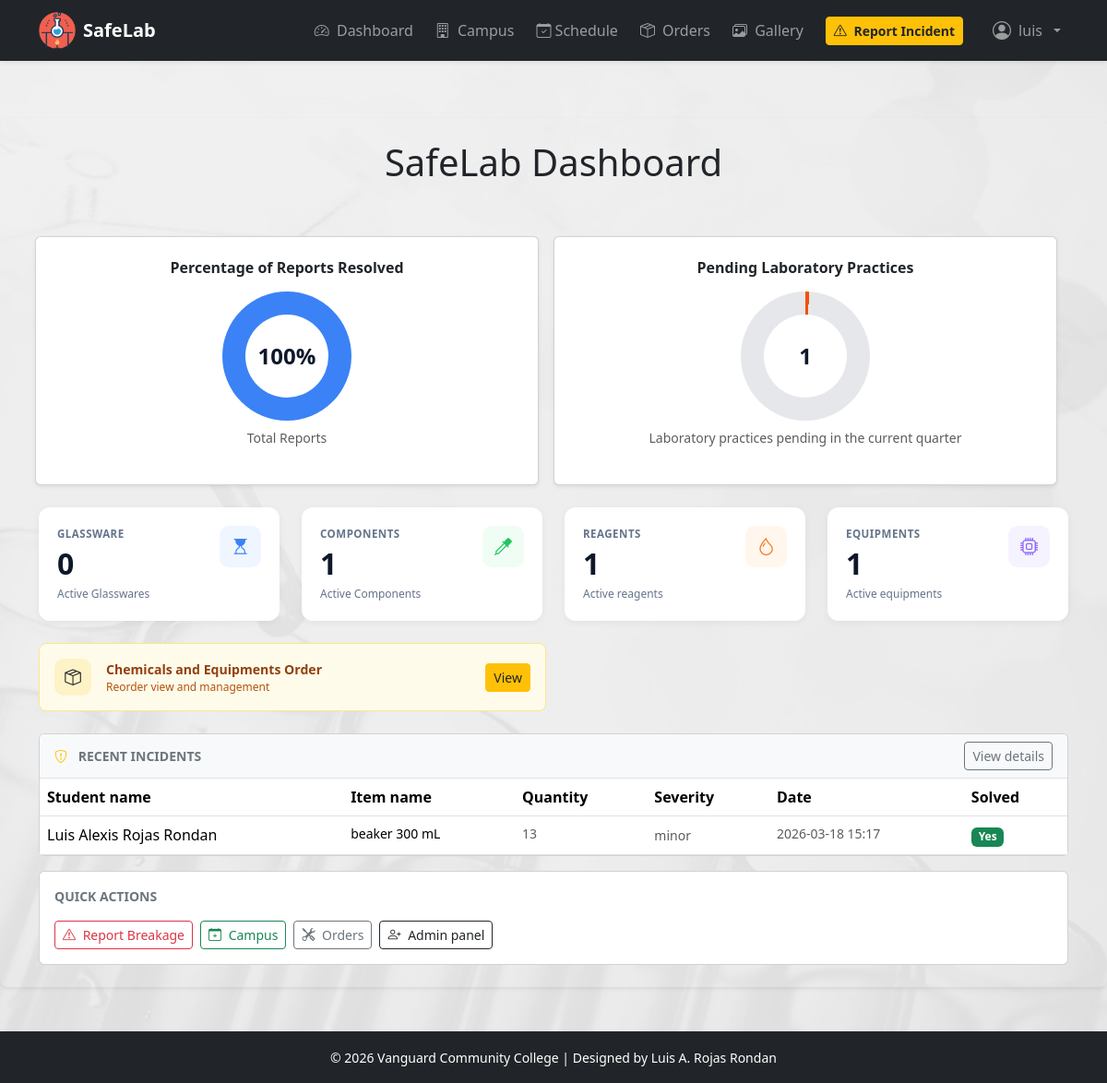
The app's page / (signed in) with its own data.
### apps/reports/models.py (models this page shows, shortened)
class Report(models.Model):
    SEVERITY_CHOICES = [
        ('minor', 'Minor - small crack or chip'),
        ('moderate', 'Moderate - Partially broken, still usable'),
        ('severe', 'Severe - Fully broken, not usable'),
    ]
    student_name = models.CharField(max_length=100)
    student_id = models.CharField(max_length=20)
    item_name = models.CharField(max_length=100)
    quantity = models.PositiveIntegerField()
    severity = models.CharField(max_length=10, choices=SEVERITY_CHOICES)
    description = models.TextField(blank=True)
    reported_at = models.DateTimeField(auto_now_add=True)
    resolved = models.BooleanField(default=False)
    class Meta:
        verbose_name = 'Report'
        verbose_name_plural = 'Reports'

### apps/core/views.py (the view)
# urls.py: path('', views.dashboard, name='dashboard'),
@login_required
def dashboard(request):
    today = timezone.now().date()
    report_count = Report.objects.count()
    report_solved = Report.objects.filter(resolved='True').count()
    return render(request, 'core/dash.html', {
        'stats': {
            'practicals': LabSession.objects.filter(practice_complete = False).count(),
            'solved_rep':  ((report_solved/report_count) * 100).__int__ if report_count else 0,
            'reagents':    Reagent.objects.filter().count(),
            'equipment':   Equipment.objects.filter().count(),
            'pending':     Report.objects.filter(resolved=False).count(),
            'report':      Report.objects.all(),
            'glassware':   Glassware.objects.filter().count(),
            'component':   Component.objects.filter().count(),
        },
        'recent_breakages': Report.objects.select_related().order_by('reported_at')[:5],
        'expiring':    Reagent.objects.filter().select_related('laboratory').order_by('updated_at')[:5],
    })

### templates/core/dash.html (shortened to what this page needs)
{% extends "base.html" %}
{% load static %}
{% block content %}
<div class="container">
    <div class="row mb-4">
        <div class="col-12 text-center">
            <h1 class="mb-4">SafeLab Dashboard</h1>
        </div>
        <div class="row g-3 mb-4">
            <div class="col-md-6">
                <div class="card text-center p-4 shadow-sm">
                    <h6 class="fw-bold mb-3">Percentage of Reports Resolved</h6>
                    <div class="chart"
                        style="--value: {{ stats.solved_rep }}; --color:#3b82f6;">
                        <span>{{ stats.solved_rep }}%</span>
                    </div>
                    <p class="text-muted small mt-2">
                        Total Reports
                    </p>
                </div>
            </div>
            <div class="col-md-6">
                <div class="card text-center p-4 shadow-sm">
                    <h6 class="fw-bold mb-3">Pending Laboratory Practices</h6>
                    <div class="chart"
                        style="--value: {{ stats.practicals }}; --color:#f1510c;">
                        <span>{{ stats.practicals }}</span>
                    </div>
                    <p class="text-muted small mt-2">
                        Laboratory practices pending in the current quarter
                    </p>
                </div>
            </div>
        </div>
        <div class="col-sm-6 col-xl-3">
            <div class="stat-card">
                <div class="d-flex justify-content-between align-items-start">
                    <div>
                        <div class="stat-title">Glassware</div>
                        <div class="stat-number">
                            {{ stats.glassware }}
                        </div>
                        <div class="stat-desc">
                            Active Glasswares
                        </div>
                    </div>
                    <div class="stat-icon" style="background:#eff6ff;color:#3b82f6">
                        <i class="bi bi-hourglass-top"></i>
                    </div>
                </div>
            </div>
        </div>
        <div class="col-sm-6 col-xl-3">
            <div class="stat-card">
                <div class="d-flex justify-content-between align-items-start">
                    <div>
                        <div class="stat-title">Components</div>
                        <div class="stat-number">
                            {{ stats.component }}
                        </div>
                        <div class="stat-desc">
                            Active Components
                        </div>
                    </div>
                    <div class="stat-icon" style="background:#f0fdf4;color:#22c55e">
                        <i class="bi bi-eyedropper"></i>
                    </div>
                </div>
            </div>
        </div>
        <div class="col-sm-6 col-xl-3">
            <div class="stat-card">
                <div class="d-flex justify-content-between align-items-start">
                    <div>
                        <div class="stat-title">Reagents</div>
                        <div class="stat-number">
                            {{ stats.reagents }}
                        </div>
                        <div class="stat-desc">
                            Active reagents
                        </div>
                    </div>
                    <div class="stat-icon" style="background:#fff7ed;color:#f97316">
                        <i class="bi bi-droplet"></i>
                    </div>
                </div>
            </div>
        </div>
        <div class="col-sm-6 col-xl-3">
            <div class="stat-card">
                <div class="d-flex justify-content-between align-items-start">
                    <div>
                        <div class="stat-title">Equipments</div>
                        <div class="stat-number">
                            {{ stats.equipment }}
                        </div>
                        <div class="stat-desc">
                            Active equipments
                        </div>
                    </div>
                    <div class="stat-icon" style="background:#f5f3ff;color:#8b5cf6">
                        <i class="bi bi-cpu"></i>
                    </div>
                </div>
            </div>
        </div>
    </div>
<div class="row g-3 mb-4">
    <div class="col-md-6">
        <div class="d-flex align-items-center gap-3 p-3 rounded-3"
             style="background:#fffbeb; border:1px solid #fde68a;">
            <div style="
                width:40px;
                height:40px;
                background:#fef3c7;
                border-radius:10px;
                display:grid;
                place-items:center;
                font-size:1.1rem;
                flex-shrink:0;
            ">
                <i class="bi bi-box-seam"></i>
            </div>
            <div class="flex-grow-1">
                <div style="font-weight:700; font-size:.88rem; color:#92400e;">
                    Chemicals and Equipments Order
                </div>
                <div style="font-size:.75rem; color:#b45309;">
                    Reorder view and management
                </div>
            </div>
            <a href="/cpanel/orders/order" class="btn btn-sm btn-warning text-dark">
                View
            </a>
        </div>
    </div>
</div>
<div class="card">
    <div class="card-header d-flex justify-content-between align-items-center py-2 px-3 bg-light border-bottom">
        <span class="fw-bold text-uppercase small text-secondary">
            <i class="bi bi-shield-exclamation me-2 text-warning"></i>
            Recent Incidents
        </span>
        <a href="/cpanel/reports/report/" class="btn btn-sm btn-outline-secondary">
            View details
        </a>
    </div>
    <div class="card-body p-0">
        {% if stats.report %}
            <table class="table table-hover mb-0">
                <thead>
                    <tr>
                        <th>Student name</th>
                        <th>Item name</th>
                        <th>Quantity</th>
                        <th>Severity</th>
                        <th>Date</th>
                        <th>Solved</th>
                    </tr>
                </thead>
                <tbody>
                    {% for i in stats.report %}
                    <tr>
                        <td>
                            {{ i.student_name }}
                        </td>
                        <td class="small">
                            {{ i.item_name }}
                        </td>
                        <td class="text-muted small">
                            {{ i.quantity }}
                        </td>
                        <td>
                            <span class="text-muted small">
                                {{ i.severity }}
                            </span>
                        </td>
                        <td class="text-muted small">
                            {{ i.reported_at|date:"Y-m-d H:i" }}
                        </td>
                        <td>
                            <span class="badge bg-{% if i.resolved %}success{% else %}danger{% endif %}">
                                {% if i.resolved %}Yes{% else %}No{% endif %}
                            </span>
                        </td>
                    </tr>
                    {% endfor %}
                </tbody>
            </table>
        {% endif %}
    </div>
</div>
<div class="card mt-3">
    <div class="card-body py-3 px-3">
        <div class="fw-bold text-uppercase small text-secondary mb-3">
            Quick Actions
        </div>
        <div class="d-flex flex-wrap gap-2">
            <a href="{% url 'reports:report' %}" class="btn btn-outline-danger btn-sm">
                <i class="bi bi-exclamation-triangle me-1"></i>
                Report Breakage
            </a>
            <a href="{% url 'home' %}" class="btn btn-outline-success btn-sm">
                <i class="bi bi-calendar-plus me-1"></i>
                Campus
            </a>
            <a href="{% url 'orders:product_list' %}" class="btn btn-outline-secondary btn-sm">
                <i class="bi bi-tools me-1"></i>
                Orders
            </a>
            <a href="/cpanel" class="btn btn-outline-dark btn-sm">
                <i class="bi bi-person-plus me-1"></i>
                Admin panel
            </a>
        </div>
    </div>
</div>
</div>
{% endblock %}

### templates/base.html (shortened to what this page needs)
{% load static %}
<!DOCTYPE html>
<html lang="en">
<head>
    <link href="https://cdn.jsdelivr.net/npm/bootstrap@5.3.3/dist/css/bootstrap.min.css" rel="stylesheet">
    <link rel="stylesheet" href="{% static 'css/gallery.css' %}">
    <link rel="stylesheet" href="{% static 'css/core.css'%}">
    <link rel="stylesheet" href="{% static 'assets/dist/css/bootstrap.min.css' %}">
    <link rel="stylesheet" href="https://cdn.jsdelivr.net/npm/bootstrap-icons@1.11.3/font/bootstrap-icons.css">
</head>
<body class="d-flex flex-column min-vh-100">
    <nav class="navbar navbar-expand-lg navbar-dark bg-dark shadow-sm fixed-top">
        <div class="container">
            <a class="navbar-brand fw-bold d-flex align-items-center gap-2"
               href="{% url 'dashboard' %}">
                <img src="/static/img/save-lab.png" style="width:40px;height:40px" alt="SafeLab">
                SafeLab
            </a>
            <div class="collapse navbar-collapse" id="navbarMain">
                <ul class="navbar-nav ms-auto align-items-lg-center gap-lg-2">
                    {% if request.user.is_authenticated %}
                    <li class="nav-item">
                        <a class="nav-link btn-hover" href="{% url 'dashboard' %}">
                            <i class="bi bi-speedometer2 me-1"></i>
                            Dashboard
                        </a>
                    </li>
                    <li class="nav-item">
                        <a class="nav-link btn-hover" href="{% url 'home' %}">
                            <i class="bi bi-building me-1"></i>
                            Campus
                        </a>
                    </li>
                    <li class="nav-item">
                        <a class="nav-link btn-hover" href="{% url 'schedules:main' %}">
                            <i class="bi bi-calendar-check"></i>
                            Schedule
                        </a>
                    </li>
                    <li class="nav-item">
                        <a class="nav-link btn-hover" href="{% url 'orders:product_list' %}">
                            <i class="bi bi-box-seam me-1"></i>
                            Orders
                        </a>
                    </li>
                    <li class="nav-item">
                        <a class="nav-link btn-hover" href="{% url 'gallery' %}">
                            <i class="bi bi-images me-1"></i>
                            Gallery
                        </a>
                    </li>
                    <li class="nav-item">
                        <a class="btn btn-warning btn-sm text-dark fw-semibold ms-lg-2"
                           href="{% url 'reports:report' %}">
                            <i class="bi bi-exclamation-triangle me-1"></i>
                            Report Incident
                        </a>
                    </li>
                    <li class="nav-item dropdown ms-lg-3">
                        <a class="nav-link dropdown-toggle d-flex align-items-center gap-2"
                           href="#" role="button" data-bs-toggle="dropdown">
                            <i class="bi bi-person-circle fs-5"></i>
                            {{ request.user }}
                        </a>
                    </li>
                    {% else %}
                    <li class="nav-item">
                        <a class="btn btn-outline-light btn-sm" href="{% url 'accounts:login' %}">
                            <i class="bi bi-box-arrow-in-right me-1"></i> Login
                        </a>
                    </li>
                    {% endif %}
                </ul>
            </div>
        </div>
    </nav>
    <div  class="mt-5 mb-5 p-4 rounded-3 shadow-sm">
        {% block content %}{% endblock %}
    </div>
    <footer class="mt-auto py-3 bg-dark text-white text-center">
        <div class="container">
            <span class="small">&copy; 2026 Vanguard Community College | Designed by <a href="https://github.com/lrondan" class="text-decoration-none text-white">Luis A. Rojas Rondan</a></span>
        </div>
    </footer>
</body>
</html>

### static/css/gallery.css (style rules this page uses)
.card { transition: transform 0.3s; }

### static/css/core.css (style rules this page uses)
.chart { width: 140px; height: 140px; margin: auto; border-radius: 50%; display: grid; place-items: center; font-weight: bold; font-size: 1.5rem; color: #0f172a; position: relative; background: conic-gradient( var(--color) calc(var(--value) * 1%), #e5e7eb 0 ); }
.chart::before { content: ""; position: absolute; width: 90px; height: 90px; background: white; border-radius: 50%; }
.chart span { position: relative; z-index: 1; }

### templates/base.html (style rules this page uses)
body { background-image: url('/static/img/medical-concept.jpg'); background-size: cover; background-position: center; background-repeat: no-repeat; background-color: #f8f9fa; font-family: system-ui, -apple-system, sans-serif; padding-top: 80px; }
.navbar-brand img { transition: transform .3s; }
.nav-link { transition: all .2s ease; }
.navbar { backdrop-filter: blur(6px); }
.btn-hover { transition: all 0.2s ease; }
.table-hover tbody tr { transition: background-color 0.2s ease; }

### templates/core/dash.html (style rules this page uses)
.stat-card { position: relative; background: #ffffff; border-radius: 12px; padding: 20px; box-shadow: 0 2px 8px rgba(0,0,0,0.05); transition: all .2s ease; }
.stat-icon { width: 45px; height: 45px; border-radius: 10px; display: flex; align-items: center; justify-content: center; font-size: 1.2rem; }
.stat-title { font-size: .72rem; font-weight: 700; text-transform: uppercase; letter-spacing: .5px; color: #64748b; }
.stat-number { font-size: 2rem; font-weight: 800; color: #0f172a; }
.stat-desc { font-size: .75rem; color: #64748b; }

### records on screen
Report: student_name "Luis Alexis Rojas Rondan", item_name "beaker 300 mL", quantity "13", severity "minor", reported_at "2026-03-18 15:17", resolved "Yes"

### other values on screen
{{ request.user }} "luis"
{{ stats.solved_rep }} "100"
{{ stats.practicals }} "1"
{{ stats.glassware }} "0"
{{ stats.component }} "1"
{{ stats.reagents }} "1"
{{ stats.equipment }} "1"
